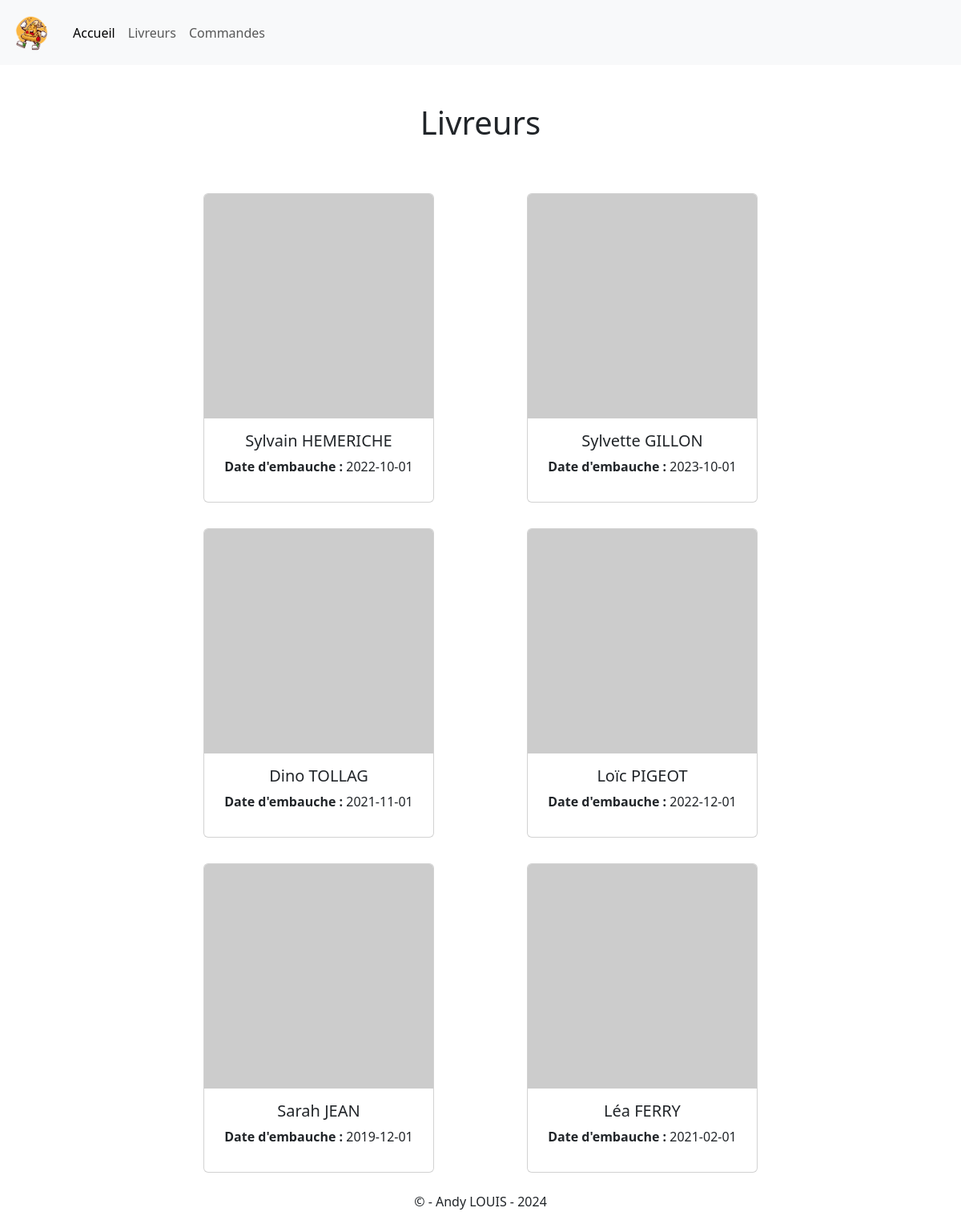
Page /pages/livreurs.php on the committed database.
### tables this page shows
CREATE TABLE `livreur` (
  `NROLIVR` int(11) NOT NULL AUTO_INCREMENT,
  `NOMLIVR` char(20) DEFAULT NULL,
  `PRENOMLIVR` char(20) DEFAULT NULL,
  `DATEEMBAUCHLIVR` date DEFAULT NULL,
  `PATHIMAGE` varchar(255) DEFAULT NULL,
  PRIMARY KEY (`NROLIVR`) USING BTREE
);

### src/livreurs.inc.php (the view, shortened to what this page needs)
<?php
$servername = "localhost";
$username = "andy";
$password = "";
$database = "pizzabox";
$conn = new mysqli($servername, $username, $password, $database);
$sql = "SELECT NROLIVR, NOMLIVR, PRENOMLIVR, DATEEMBAUCHLIVR, PATHIMAGE FROM livreur";
$result = $conn->query($sql);
while ($row = $result->fetch_assoc()) {
        echo"
          <div class='col-md-auto my-3'>
            <div class='card' style='width: 18rem;'>
                <img src=" . $row['PATHIMAGE']. " class='card-img-top img-pizza' alt='...''>
            <div class='card-body'>
                <h5 class='card-title'>" . $row["PRENOMLIVR"]. " " . $row["NOMLIVR"]. "</h5>
                <p><strong>Date d'embauche : </strong>" .$row['DATEEMBAUCHLIVR']. "</p>
            </div>
            </div>
          </div>
        ";
}
?>

### pages/livreurs.php (shortened to what this page needs)
<!DOCTYPE html>
<html lang="en">
<head>
    <link rel="stylesheet" href="../css/style.css">
    <link href="https://cdn.jsdelivr.net/npm/bootstrap@5.3.2/dist/css/bootstrap.min.css" rel="stylesheet">
</head>
<header>
   <nav class="navbar navbar-expand-lg bg-body-tertiary">
  <div class="container-fluid">
    <a class="navbar-brand" href="../index.php">
        <img src="../assets/logo1.png" width="55" alt="" srcset="">
    </a>
    <div class="collapse navbar-collapse" id="navbarSupportedContent">
      <ul class="navbar-nav me-auto mb-2 mb-lg-0">
        <li class="nav-item">
          <a class="nav-link active" aria-current="page" href="../index.php">Accueil</a>
        </li>
        <li class="nav-item">
          <a class="nav-link" href="./livreurs.php">Livreurs</a>
        </li>
        <li class="nav-item">
          <a class="nav-link" href="./commandes.php">Commandes</a>
        </li>
      </ul>
    </div>
  </div>
</nav>
</header>
<body>
<main>
<h1 class="text-center my-5">Livreurs</h1>
    <div class='container w-75 mx-auto mt-5 mb-5 text-center'>
    <div class='row justify-content-evenly'>
          <?php
          include_once "../src/livreurs.inc.php"
          ?>
        </div>
      </div>
</main>
</body>
<footer>
        <p>&copy;</p>
    </footer>
</html>

### css/style.css (style rules this page uses)
* { box-sizing: border-box; }
html { scroll-behavior: smooth; position: relative; min-height: 100%; }
body { margin: 0 0 var(--header-height) 0; background-color: var(--body-color); color: var(--text-color); }
h1,h2,h3,h4,p,ol,ul,figure,dd { margin: 0; padding: 0; list-style-type: none; }
ul { list-style: none; margin-bottom: 0; }
a { text-decoration: none !important; }
img { max-width: 100%; height: auto; }
h1,h2,h3,h4 { font-weight: var(--font-semi-bold); color: var(--title-color); }
.img-pizza { height: 280px; }
footer { text-align: center; position: absolute; bottom: 0; right: 0; left: 0; }

### rows in the picture
livreur: PRENOMLIVR "Sylvain", NOMLIVR "HEMERICHE", DATEEMBAUCHLIVR "2022-10-01"
livreur: PRENOMLIVR "Sylvette", NOMLIVR "GILLON", DATEEMBAUCHLIVR "2023-10-01"
livreur: PRENOMLIVR "Dino", NOMLIVR "TOLLAG", DATEEMBAUCHLIVR "2021-11-01"
livreur: PRENOMLIVR "Loïc", NOMLIVR "PIGEOT", DATEEMBAUCHLIVR "2022-12-01"
livreur: PRENOMLIVR "Sarah", NOMLIVR "JEAN", DATEEMBAUCHLIVR "2019-12-01"
livreur: PRENOMLIVR "Léa", NOMLIVR "FERRY", DATEEMBAUCHLIVR "2021-02-01"
